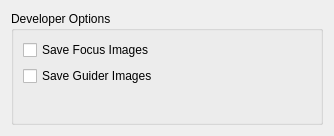
<?xml version="1.0" encoding="UTF-8"?>
<ui version="4.0">
 <class>OpsDeveloper</class>
 <widget class="QWidget" name="OpsDeveloper">
  <property name="geometry">
   <rect>
    <x>0</x>
    <y>0</y>
    <width>334</width>
    <height>136</height>
   </rect>
  </property>
  <layout class="QGridLayout" name="gridLayout">
   <item row="1" column="0">
    <layout class="QVBoxLayout" name="verticalLayout">
     <item>
      <widget class="QGroupBox" name="groupBox_2">
       <property name="title">
        <string>Developer Options</string>
       </property>
       <layout class="QVBoxLayout" name="verticalLayout_3">
        <item>
         <layout class="QGridLayout" name="gridLayout_2">
          <item row="1" column="3">
           <spacer name="horizontalSpacer_2">
            <property name="orientation">
             <enum>Qt::Horizontal</enum>
            </property>
            <property name="sizeHint" stdset="0">
             <size>
              <width>40</width>
              <height>20</height>
             </size>
            </property>
           </spacer>
          </item>
          <item row="0" column="0">
           <widget class="QCheckBox" name="kcfg_SaveFocusImages">
            <property name="toolTip">
             <string>&lt;html&gt;&lt;head/&gt;&lt;body&gt;&lt;p&gt;Save autofocus frames. Only enable to troubleshoot autofocus by examining frames. This can consume a lot of storage space.&lt;/p&gt;&lt;/body&gt;&lt;/html&gt;</string>
            </property>
            <property name="text">
             <string>Save Focus Images</string>
            </property>
           </widget>
          </item>
          <item row="1" column="0">
           <widget class="QCheckBox" name="kcfg_SaveGuideImages">
            <property name="toolTip">
             <string>&lt;html&gt;&lt;head/&gt;&lt;body&gt;&lt;p&gt;Save Internal Guider frames. Only enable to troubleshoot guider by examining frames. This can consume a lot of storage space.&lt;/p&gt;&lt;/body&gt;&lt;/html&gt;</string>
            </property>
            <property name="text">
             <string>Save Guider Images</string>
            </property>
           </widget>
          </item>
          <item row="2" column="0">
           <spacer name="verticalSpacer">
            <property name="orientation">
             <enum>Qt::Vertical</enum>
            </property>
            <property name="sizeHint" stdset="0">
             <size>
              <width>20</width>
              <height>40</height>
             </size>
            </property>
           </spacer>
          </item>
          <item row="1" column="2">
           <spacer name="horizontalSpacer_3">
            <property name="orientation">
             <enum>Qt::Horizontal</enum>
            </property>
            <property name="sizeHint" stdset="0">
             <size>
              <width>40</width>
              <height>20</height>
             </size>
            </property>
           </spacer>
          </item>
         </layout>
        </item>
       </layout>
      </widget>
     </item>
    </layout>
   </item>
  </layout>
 </widget>
 <tabstops>
  <tabstop>kcfg_SaveFocusImages</tabstop>
  <tabstop>kcfg_SaveGuideImages</tabstop>
 </tabstops>
 <resources/>
 <connections/>
</ui>
